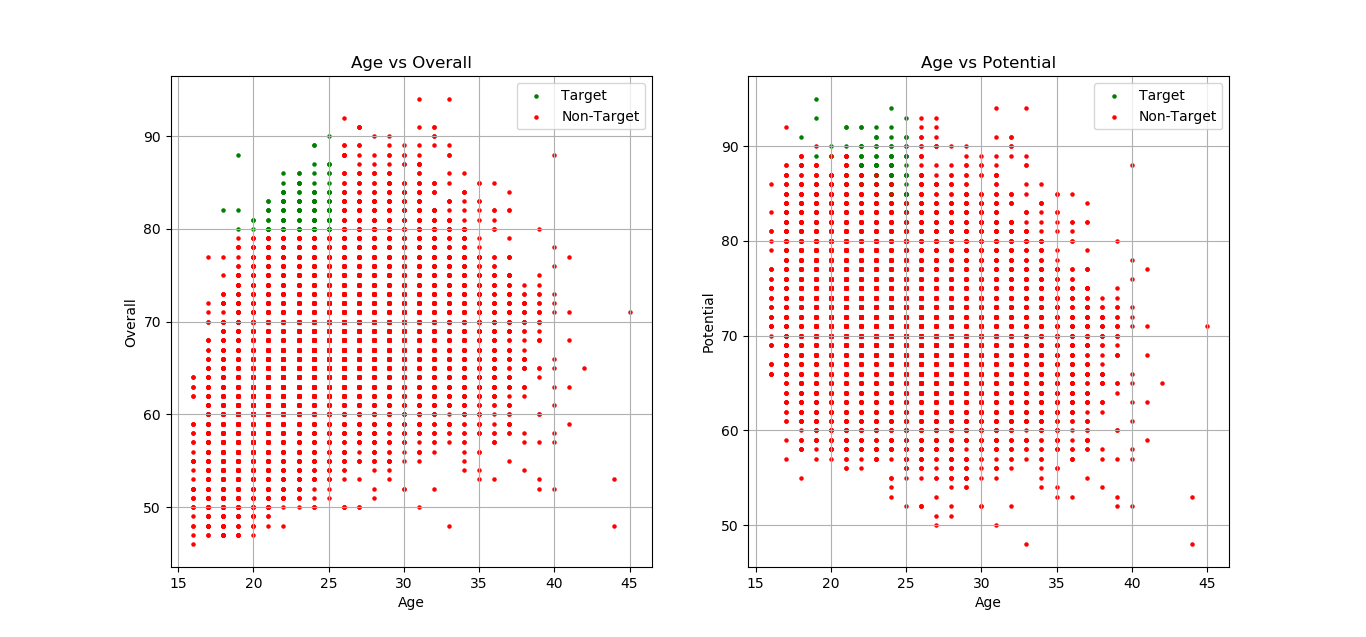

Write Python code to recreate this figure.
import pandas as pd
import numpy as np
import matplotlib.pyplot as plt
import seaborn as sns

# Importing
df = pd.read_csv('data.csv')
df = df[['Name', 'Age', 'Overall', 'Potential']]
df = df.fillna(np.NaN)
# print(df.head())
print(df.info())	# Clean

# Processing
ind_Targets = []
bool_Targets = []

	
for n,x,y in zip(df.index, df.Age, df.Overall):
	if x <= 25 and y >= 80:
		ind_Targets.append(n)
		bool_Targets.append(1)
	else:
		bool_Targets.append(0)		
print(len(ind_Targets))
print(len(bool_Targets))

df['Targets'] = bool_Targets		# print(df.Targets.iloc[15])	# 1 True

# y Target Separation
df_targeted		= df[df.Targets == 1]			# df.species_name=='setosa' returns bool True/False
df_nontarget	= df[df.Targets == 0]
print(len(df_targeted))


# Plotting

def plot_Age_Overall():
	plt.scatter(
		x=df_targeted.Age,
		y=df_targeted.Overall,
		s=5,
		label='Target',
		color='g'
	)
	plt.scatter(
		x=df_nontarget.Age,
		y=df_nontarget.Overall,
		s=5,
		label='Non-Target',
		color='r',
	)	
	plt.title('Age vs Overall')
	plt.xlabel('Age')
	plt.ylabel('Overall')
	plt.legend()
	plt.grid(True)

def plot_Age_Potential():
	plt.scatter(
		x=df_targeted.Age,
		y=df_targeted.Potential,
		s=5,
		label='Target',
		color='g'
	)
	plt.scatter(
		x=df_nontarget.Age,
		y=df_nontarget.Potential,
		s=5,
		label='Non-Target',
		color='r',
	)	
	plt.title('Age vs Potential')
	plt.xlabel('Age')
	plt.ylabel('Potential')
	plt.legend()
	plt.grid(True)

plt.figure('soal2_1')

plt.subplot(121)
plot_Age_Overall()

plt.subplot(122)
plot_Age_Potential()

# plt.grid(True)
plt.show()
plt.clf()
